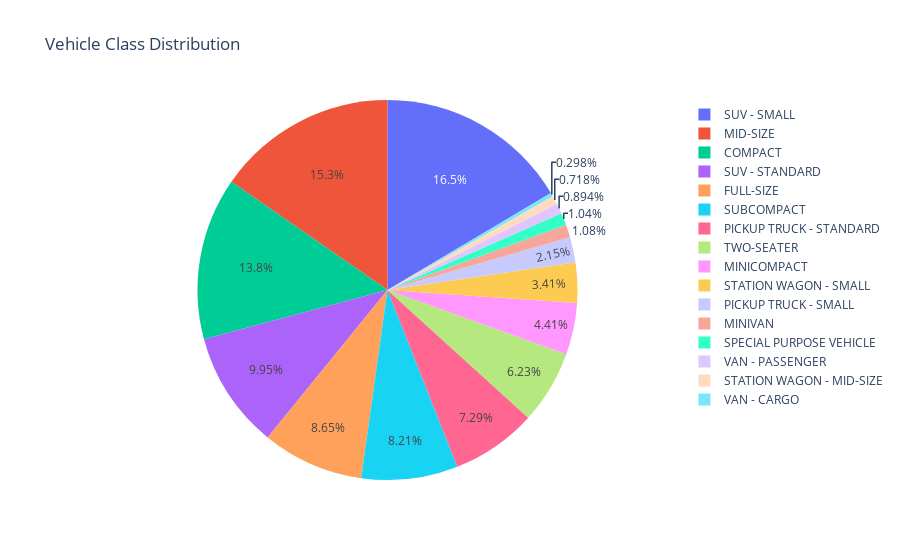

Notebook code cell kept with this figure:
### Code cell
transmission_distr = df['vehicle_class'].value_counts().reset_index(name='count')
transmission_distr.columns = ['vehicle_class', 'count']  # Make sure this matches your DataFrame columns

fig = px.pie(transmission_distr, values='count', names='vehicle_class', title="Vehicle Class Distribution")
fig.show()

### Figure 1 — Plotly figure (JSON) as saved in the notebook; plotly's stock layout.template omitted (floating-point values rounded to 4 significant figures)
{"data": [{"domain": {"x": [0, 1], "y": [0, 1]}, "hovertemplate": "vehicle_class=%{label}<br>count=%{value}<extra></extra>", "labels": ["SUV - SMALL", "MID-SIZE", "COMPACT", "SUV - STANDARD", "FULL-SIZE", "SUBCOMPACT", "PICKUP TRUCK - STANDARD", "TWO-SEATER", "MINICOMPACT", "STATION WAGON - SMALL", "PICKUP TRUCK - SMALL", "MINIVAN", "SPECIAL PURPOSE VEHICLE", "VAN - PASSENGER", "STATION WAGON - MID-SIZE", "VAN - CARGO"], "legendgroup": "", "name": "", "showlegend": true, "type": "pie", "values": [1217, 1133, 1022, 735, 639, 606, 538, 460, 326, 252, 159, 80, 77, 66, 53, 22]}], "layout": {"legend": {"tracegroupgap": 0}, "title": {"text": "Vehicle Class Distribution"}}}
